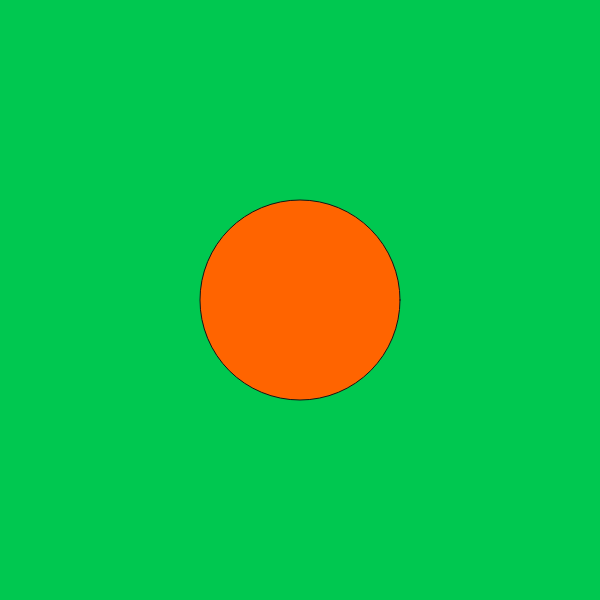
Frame 1 (no input)
Frame 60 (no input): identical to frame 1, image omitted
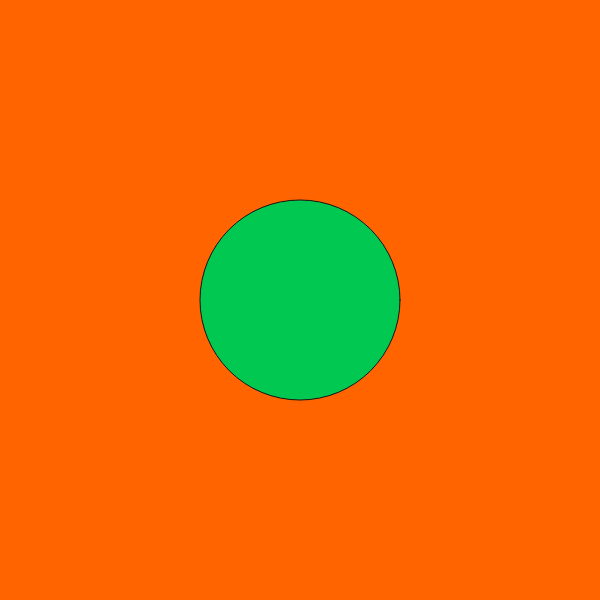
Frame 120 (the mouse pressed at the canvas centre since frame 60)

The p5.js sketch that drew these frames (run headless with seeded random() and noise() and a simulated clock; from frame 60 on, the mouse is pressed at the canvas centre):

// p5.js sketch
// ── sketch.js
function setup() {
  createCanvas(600, 600);
}

function draw() {
  //change fill and background colour
  //based on the distance between the mouse and the center of the ellipse
  let d = dist(width * 0.5, height * 0.5, mouseX, mouseY);
  console.log(d);
  if(d > 100){
    fill(255, 100, 0);
    background(0, 200, 80);
  }
  else{
    fill(0, 200, 80);
    background(255, 100, 0);
  }
  stroke(20);
  ellipse(width * 0.5, height * 0.5, 200, 200);
}
